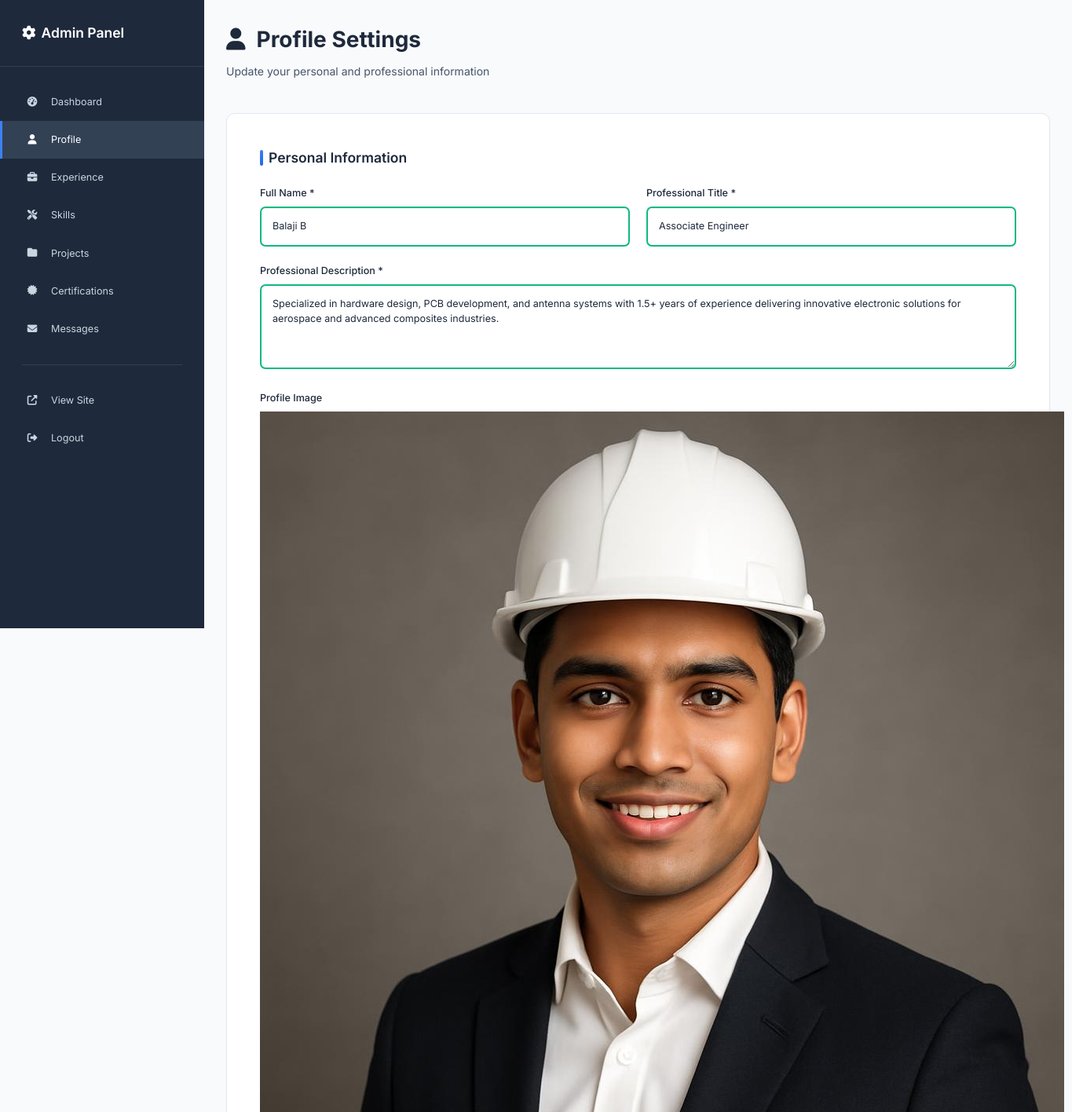
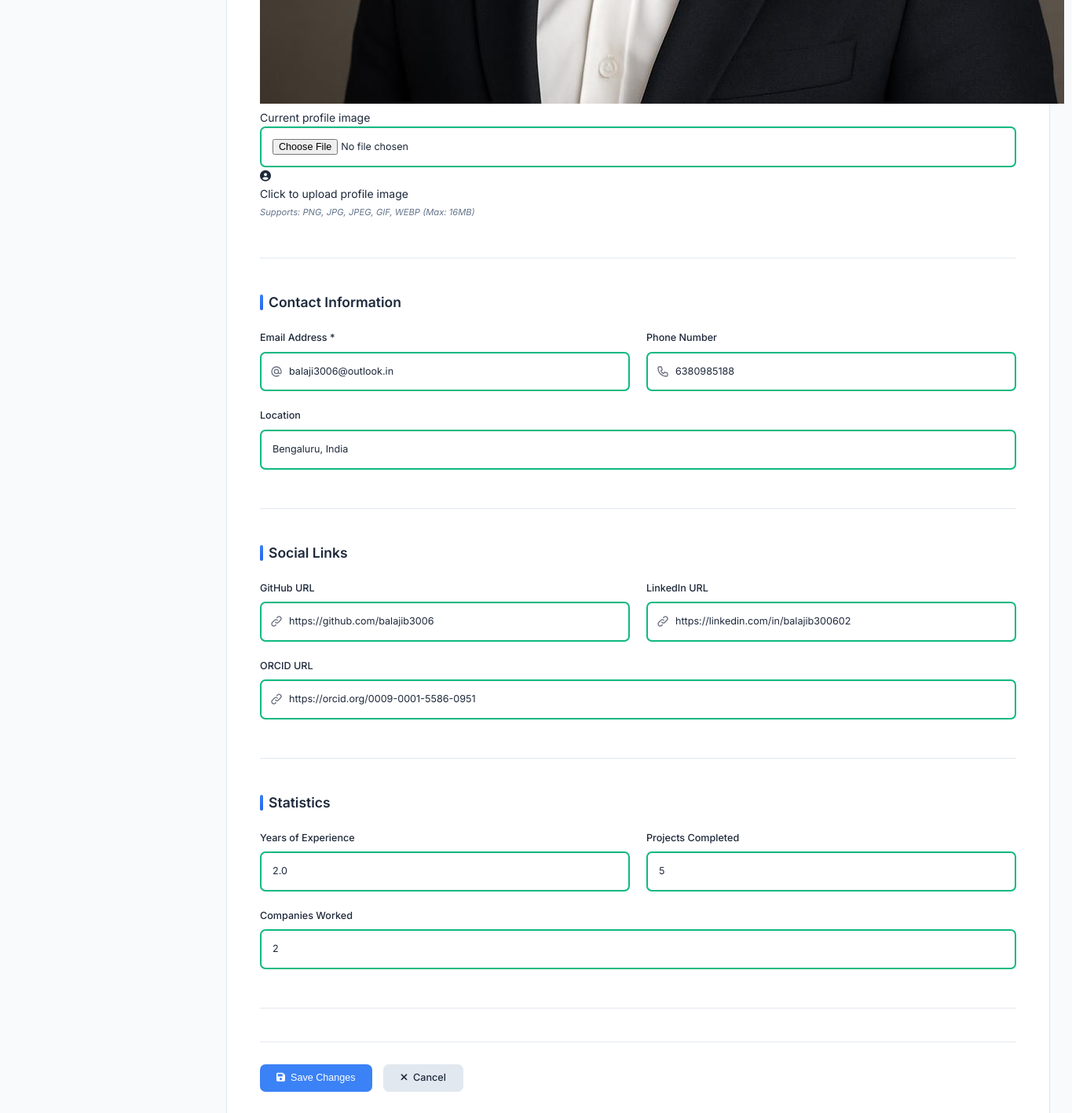
Screenshot of /admin/profile (signed in) with the database file from the repository (2 pictures, top to bottom).
### app.py (models this page shows)
class Profile(db.Model):
    id = db.Column(db.Integer, primary_key=True)
    name = db.Column(db.String(100), nullable=False)
    title = db.Column(db.String(200), nullable=False)
    description = db.Column(db.Text, nullable=False)
    email = db.Column(db.String(120), nullable=False)
    phone = db.Column(db.String(20))
    location = db.Column(db.String(100))
    profile_image = db.Column(db.String(200))
    resume_url = db.Column(db.String(200))
    github_url = db.Column(db.String(200))
    linkedin_url = db.Column(db.String(200))
    orcid_url = db.Column(db.String(200))
    years_experience = db.Column(db.Float, default=0)
    projects_completed = db.Column(db.Integer, default=0)
    companies_worked = db.Column(db.Integer, default=0)
    updated_at = db.Column(db.DateTime, default=datetime.utcnow, onupdate=datetime.utcnow)

### app.py (the view, shortened to what this page needs)
@app.route('/admin/profile', methods=['GET', 'POST'])
def admin_profile():
    if not session.get('is_admin'):
        return redirect(url_for('admin_login'))
    profile = Profile.query.first()
    return render_template('admin/profile.html', profile=profile)

### templates/admin/profile.html (shortened to what this page needs)
{% extends "admin/base.html" %}
{% block content %}
<div class="admin-header">
    <h1><i class="fas fa-user"></i> Profile Settings</h1>
    <p>Update your personal and professional information</p>
</div>
<div class="admin-content">
    <form method="POST" class="admin-form" enctype="multipart/form-data">
        <div class="form-section">
            <h2>Personal Information</h2>
            <div class="form-row">
                <div class="form-group">
                    <label for="name">Full Name *</label>
                    <input type="text" id="name" name="name" value="{{ profile.name if profile else '' }}" required>
                </div>
                <div class="form-group">
                    <label for="title">Professional Title *</label>
                    <input type="text" id="title" name="title" value="{{ profile.title if profile else '' }}" required>
                </div>
            </div>
            <div class="form-group">
                <label for="description">Professional Description *</label>
                <textarea id="description" name="description" rows="4" required>{{ profile.description if profile else '' }}</textarea>
            </div>
            <div class="form-group">
                <label for="profile_image">Profile Image</label>
                {% if profile and profile.profile_image %}
                <div class="current-image">
                    <img src="{{ url_for('static', filename=profile.profile_image if profile.profile_image.startswith('uploads/') else 'images/' + profile.profile_image) }}"
                         alt="Current Profile Image" class="profile-preview">
                    <p>Current profile image</p>
                </div>
                {% endif %}
                <div class="file-upload-area">
                    <input type="file" id="profile_image" name="profile_image"
                           accept="image/*" class="file-input">
                    <div class="file-upload-content">
                        <i class="fas fa-user-circle"></i>
                        <p>Click to upload profile image</p>
                        <small>Supports: PNG, JPG, JPEG, GIF, WEBP (Max: 16MB)</small>
                    </div>
                </div>
            </div>
        </div>
        <div class="form-section">
            <h2>Contact Information</h2>
            <div class="form-row">
                <div class="form-group">
                    <label for="email">Email Address *</label>
                    <input type="email" id="email" name="email" value="{{ profile.email if profile else '' }}" required>
                </div>
                <div class="form-group">
                    <label for="phone">Phone Number</label>
                    <input type="tel" id="phone" name="phone" value="{{ profile.phone if profile else '' }}">
                </div>
            </div>
            <div class="form-group">
                <label for="location">Location</label>
                <input type="text" id="location" name="location" value="{{ profile.location if profile else '' }}">
            </div>
        </div>
        <div class="form-section">
            <h2>Social Links</h2>
            <div class="form-row">
                <div class="form-group">
                    <label for="github_url">GitHub URL</label>
                    <input type="url" id="github_url" name="github_url" value="{{ profile.github_url if profile else '' }}">
                </div>
                <div class="form-group">
                    <label for="linkedin_url">LinkedIn URL</label>
                    <input type="url" id="linkedin_url" name="linkedin_url" value="{{ profile.linkedin_url if profile else '' }}">
                </div>
            </div>
            <div class="form-group">
                <label for="orcid_url">ORCID URL</label>
                <input type="url" id="orcid_url" name="orcid_url" value="{{ profile.orcid_url if profile else '' }}">
            </div>
        </div>
        <div class="form-section">
            <h2>Statistics</h2>
            <div class="form-row">
                <div class="form-group">
                    <label for="years_experience">Years of Experience</label>
                    <input type="number" step="0.1" id="years_experience" name="years_experience" value="{{ profile.years_experience if profile else 0 }}">
                </div>
                <div class="form-group">
                    <label for="projects_completed">Projects Completed</label>
                    <input type="number" id="projects_completed" name="projects_completed" value="{{ profile.projects_completed if profile else 0 }}">
                </div>
            </div>
            <div class="form-group">
                <label for="companies_worked">Companies Worked</label>
                <input type="number" id="companies_worked" name="companies_worked" value="{{ profile.companies_worked if profile else 0 }}">
            </div>
        </div>
        <div class="form-actions">
            <button type="submit" class="btn btn-primary">
                <i class="fas fa-save"></i>
                Save Changes
            </button>
            <a href="{{ url_for('admin_dashboard') }}" class="btn btn-secondary">
                <i class="fas fa-times"></i>
                Cancel
            </a>
        </div>
    </form>
</div>
{% endblock %}

### templates/admin/base.html (shortened to what this page needs)
<!DOCTYPE html>
<html lang="en">
<head>
    <link rel="stylesheet" href="https://cdnjs.cloudflare.com/ajax/libs/font-awesome/6.4.0/css/all.min.css">
    <link rel="stylesheet" href="{{ url_for('static', filename='css/admin.css') }}">
</head>
<body>
    {% if session.is_admin %}
    <aside class="admin-sidebar">
        <div class="sidebar-header">
            <h2><i class="fas fa-cog"></i> Admin Panel</h2>
        </div>
        <nav class="sidebar-nav">
            <a href="{{ url_for('admin_dashboard') }}" class="nav-item {% if request.endpoint == 'admin_dashboard' %}active{% endif %}">
                <i class="fas fa-tachometer-alt"></i>
                Dashboard
            </a>
            <a href="{{ url_for('admin_profile') }}" class="nav-item {% if request.endpoint == 'admin_profile' %}active{% endif %}">
                <i class="fas fa-user"></i>
                Profile
            </a>
            <a href="{{ url_for('admin_experiences') }}" class="nav-item {% if 'experience' in request.endpoint %}active{% endif %}">
                <i class="fas fa-briefcase"></i>
                Experience
            </a>
            <a href="{{ url_for('admin_skills') }}" class="nav-item {% if 'skill' in request.endpoint %}active{% endif %}">
                <i class="fas fa-tools"></i>
                Skills
            </a>
            <a href="{{ url_for('admin_projects') }}" class="nav-item {% if 'project' in request.endpoint %}active{% endif %}">
                <i class="fas fa-folder"></i>
                Projects
            </a>
            <a href="{{ url_for('admin_certifications') }}" class="nav-item {% if 'certification' in request.endpoint %}active{% endif %}">
                <i class="fas fa-certificate"></i>
                Certifications
            </a>
            <a href="{{ url_for('admin_messages') }}" class="nav-item {% if 'message' in request.endpoint %}active{% endif %}">
                <i class="fas fa-envelope"></i>
                Messages
            </a>
            <div class="nav-divider"></div>
            <a href="{{ url_for('index') }}" class="nav-item" target="_blank">
                <i class="fas fa-external-link-alt"></i>
                View Site
            </a>
            <a href="{{ url_for('admin_logout') }}" class="nav-item">
                <i class="fas fa-sign-out-alt"></i>
                Logout
            </a>
        </nav>
    </aside>
    {% endif %}
    <main class="admin-main {% if not session.is_admin %}no-sidebar{% endif %}">
        {% block content %}{% endblock %}
    </main>
</body>
</html>

### rows the page displays
Profile: name "Balaji B", title "Associate Engineer", description "Specialized in hardware design, PCB development, and antenna systems with 1.5+ years of experience delivering innovative electronic solutions for aerospace and advanced composites industries.", profile_image (picture), email "balaji3006@outlook.in", phone "6380985188", location "Bengaluru, India", github_url "https://github.com/balajib3006", linkedin_url "https://linkedin.com/in/balajib300602", orcid_url "https://orcid.org/0009-0001-5586-0951", years_experience "2.0", projects_completed "5", companies_worked "2"
